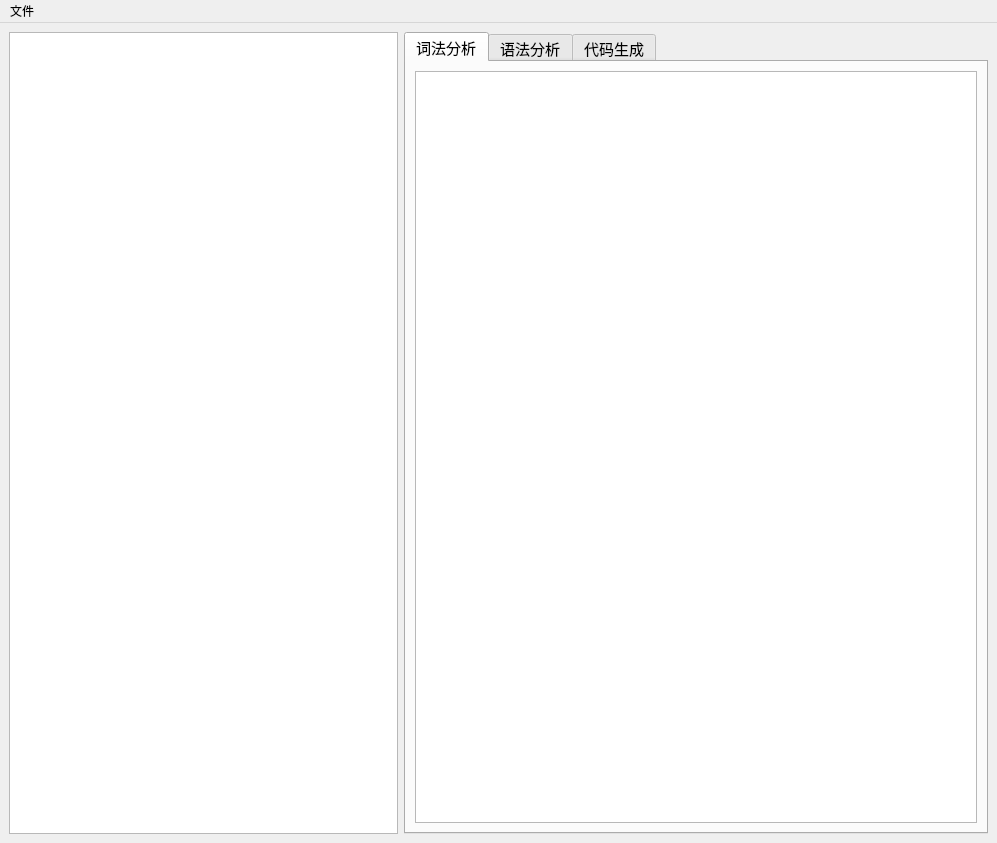
<?xml version="1.0" encoding="UTF-8"?>
<ui version="4.0">
 <class>MainWindow</class>
 <widget class="QMainWindow" name="MainWindow">
  <property name="geometry">
   <rect>
    <x>0</x>
    <y>0</y>
    <width>997</width>
    <height>843</height>
   </rect>
  </property>
  <property name="sizePolicy">
   <sizepolicy hsizetype="Maximum" vsizetype="Maximum">
    <horstretch>0</horstretch>
    <verstretch>0</verstretch>
   </sizepolicy>
  </property>
  <property name="windowTitle">
   <string>MiniC</string>
  </property>
  <widget class="QWidget" name="centralwidget">
   <property name="sizePolicy">
    <sizepolicy hsizetype="Maximum" vsizetype="Expanding">
     <horstretch>0</horstretch>
     <verstretch>0</verstretch>
    </sizepolicy>
   </property>
   <layout class="QGridLayout" name="gridLayout_2" columnstretch="2,3" rowminimumheight="0">
    <property name="sizeConstraint">
     <enum>QLayout::SetDefaultConstraint</enum>
    </property>
    <item row="0" column="0">
     <widget class="QPlainTextEdit" name="source">
      <property name="sizePolicy">
       <sizepolicy hsizetype="Expanding" vsizetype="Expanding">
        <horstretch>5</horstretch>
        <verstretch>5</verstretch>
       </sizepolicy>
      </property>
      <property name="maximumSize">
       <size>
        <width>2000</width>
        <height>2000</height>
       </size>
      </property>
      <property name="font">
       <font>
        <family>Consolas</family>
        <pointsize>11</pointsize>
       </font>
      </property>
      <property name="contextMenuPolicy">
       <enum>Qt::DefaultContextMenu</enum>
      </property>
      <property name="plainText">
       <string/>
      </property>
     </widget>
    </item>
    <item row="0" column="1">
     <widget class="QTabWidget" name="results">
      <property name="maximumSize">
       <size>
        <width>2000</width>
        <height>2000</height>
       </size>
      </property>
      <property name="sizeIncrement">
       <size>
        <width>0</width>
        <height>0</height>
       </size>
      </property>
      <property name="font">
       <font>
        <family>Consolas</family>
        <pointsize>11</pointsize>
       </font>
      </property>
      <property name="currentIndex">
       <number>0</number>
      </property>
      <widget class="QWidget" name="tab_lexer">
       <property name="sizePolicy">
        <sizepolicy hsizetype="Maximum" vsizetype="Maximum">
         <horstretch>5</horstretch>
         <verstretch>5</verstretch>
        </sizepolicy>
       </property>
       <property name="maximumSize">
        <size>
         <width>2000</width>
         <height>2000</height>
        </size>
       </property>
       <attribute name="title">
        <string>词法分析</string>
       </attribute>
       <layout class="QHBoxLayout" name="horizontalLayout">
        <item>
         <widget class="QTableWidget" name="token_list">
          <property name="sizePolicy">
           <sizepolicy hsizetype="Expanding" vsizetype="Expanding">
            <horstretch>5</horstretch>
            <verstretch>5</verstretch>
           </sizepolicy>
          </property>
         </widget>
        </item>
       </layout>
      </widget>
      <widget class="QWidget" name="tab_parser">
       <property name="sizePolicy">
        <sizepolicy hsizetype="Maximum" vsizetype="Maximum">
         <horstretch>5</horstretch>
         <verstretch>5</verstretch>
        </sizepolicy>
       </property>
       <property name="maximumSize">
        <size>
         <width>2000</width>
         <height>2000</height>
        </size>
       </property>
       <attribute name="title">
        <string>语法分析</string>
       </attribute>
       <layout class="QHBoxLayout" name="horizontalLayout_2">
        <item>
         <widget class="QTreeWidget" name="stree_widget">
          <property name="sizePolicy">
           <sizepolicy hsizetype="Expanding" vsizetype="Expanding">
            <horstretch>5</horstretch>
            <verstretch>5</verstretch>
           </sizepolicy>
          </property>
          <property name="maximumSize">
           <size>
            <width>2000</width>
            <height>2000</height>
           </size>
          </property>
          <column>
           <property name="text">
            <string notr="true">1</string>
           </property>
          </column>
         </widget>
        </item>
       </layout>
      </widget>
      <widget class="QWidget" name="tab_code_gen">
       <property name="sizePolicy">
        <sizepolicy hsizetype="Maximum" vsizetype="Maximum">
         <horstretch>5</horstretch>
         <verstretch>5</verstretch>
        </sizepolicy>
       </property>
       <property name="maximumSize">
        <size>
         <width>2000</width>
         <height>2000</height>
        </size>
       </property>
       <attribute name="title">
        <string>代码生成</string>
       </attribute>
      </widget>
     </widget>
    </item>
   </layout>
  </widget>
  <widget class="QMenuBar" name="file">
   <property name="geometry">
    <rect>
     <x>0</x>
     <y>0</y>
     <width>997</width>
     <height>26</height>
    </rect>
   </property>
   <widget class="QMenu" name="menuFile">
    <property name="title">
     <string>文件</string>
    </property>
    <addaction name="actionOpenFile"/>
   </widget>
   <addaction name="menuFile"/>
  </widget>
  <action name="actionOpenFile">
   <property name="text">
    <string>Open Source</string>
   </property>
  </action>
  <action name="actionClean_Source">
   <property name="text">
    <string>Clean Source</string>
   </property>
  </action>
 </widget>
 <resources/>
 <connections/>
</ui>
